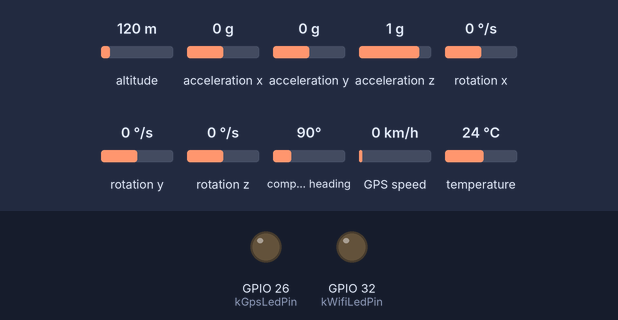
Bench run of a sketch on a simulated ESP32. Shown: output pins drawn as LEDs (lit = HIGH). Dashed ring = blinking. Inputs (shaded band) come from the test bench; at power-on: altitude 120 m, acceleration x 0 g, acceleration y 0 g, acceleration z 1 g, rotation x 0 °/s, rotation y 0 °/s, rotation z 0 °/s, compass heading 90°, GPS speed 0 km/h, temperature 24 °C. WiFi joins after 1.5 s; servers stay silent unless stated; the GPS gets a fix after 3 s at 37.7749, -122.4194 with 8 satellites; what the sketch prints to the serial monitor is not drawn.

Above: at 0.0 s.
At 2.17 s:
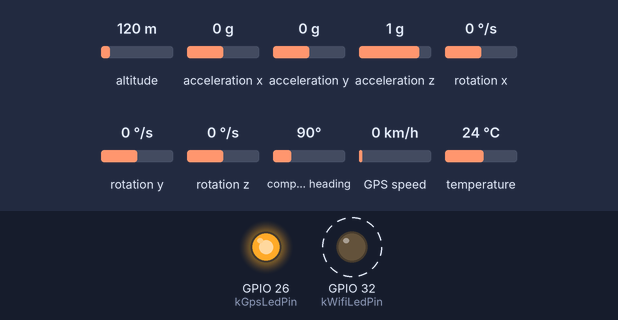
At 2.8 s:
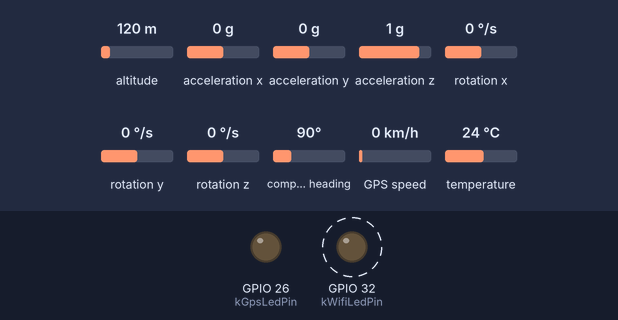
Timing chart, 0 to 42.0 s (numbered marks = the images above):
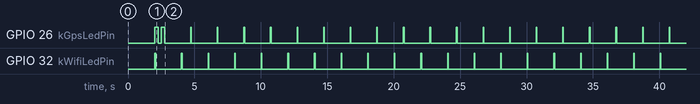

The sketch:

esp32_gps_udp_feed.ino
```cpp
#include <Adafruit_MPU6050.h>
#include <Adafruit_Sensor.h>
#include <TinyGPSPlus.h>
#include <WiFi.h>
#include <WiFiUdp.h>
#include <Wire.h>

namespace {

constexpr char kWifiSsid[] = "YOUR_WIFI_SSID";
constexpr char kWifiPassword[] = "YOUR_WIFI_PASSWORD";
const IPAddress kReceiverIp(192, 168, 0, 70);
constexpr uint16_t kReceiverPort = 5514;

constexpr uint8_t kGpsRxPin = 16;
constexpr uint8_t kGpsTxPin = 17;
constexpr uint32_t kGpsBaud = 9600;
constexpr uint8_t kI2cSdaPin = 21;
constexpr uint8_t kI2cSclPin = 22;
constexpr uint8_t kMpu6050Address = 0x68;
constexpr uint8_t kWifiLedPin = 32;
constexpr uint8_t kGpsLedPin = 26;

constexpr uint32_t kFixPublishIntervalMs = 1000;
constexpr uint32_t kNoFixPublishIntervalMs = 5000;
constexpr uint32_t kImuPublishIntervalMs = 500;
// Searching: 250ms fast blink. Acquired: 50ms flash every 2s (heartbeat).
constexpr uint32_t kLedSearchOnMs = 250;
constexpr uint32_t kLedSearchOffMs = 250;
constexpr uint32_t kLedHeartbeatOnMs = 50;
constexpr uint32_t kLedHeartbeatOffMs = 1950;
constexpr uint32_t kWifiRetryDelayMs = 500;
constexpr char kGpsSourceName[] = "gps-test-feed";
constexpr char kImuSourceName[] = "imu-test-feed";
constexpr char kSourceSession[] = "esp32-gps-bench";

TinyGPSPlus gps;
TinyGPSCustom gpggaFixQuality(gps, "GPGGA", 6);
TinyGPSCustom gnggaFixQuality(gps, "GNGGA", 6);
Adafruit_MPU6050 mpu;
HardwareSerial gpsSerial(2);
WiFiUDP udp;

uint32_t gpsSequenceNumber = 0;
uint32_t imuSequenceNumber = 0;
uint32_t lastFixPublishMs = 0;
uint32_t lastNoFixPublishMs = 0;
uint32_t lastImuPublishMs = 0;
uint32_t lastWifiLedToggleMs = 0;
uint32_t lastGpsLedToggleMs = 0;
char deviceId[13] = {};
bool imuAvailable = false;
bool wifiLedState = false;
bool gpsLedState = false;

String currentIsoTimestampOrNull() {
  if (!gps.date.isValid() || !gps.time.isValid()) {
    return "null";
  }

  char buffer[32];
  snprintf(
      buffer,
      sizeof(buffer),
      "\"%04d-%02d-%02dT%02d:%02d:%02dZ\"",
      gps.date.year(),
      gps.date.month(),
      gps.date.day(),
      gps.time.hour(),
      gps.time.minute(),
      gps.time.second());
  return String(buffer);
}

double currentHdopOrNaN() {
  if (!gps.hdop.isValid()) {
    return NAN;
  }
  return gps.hdop.hdop();
}

double currentAltitudeOrNaN() {
  if (!gps.altitude.isValid()) {
    return NAN;
  }
  return gps.altitude.meters();
}

double currentSpeedOrNaN() {
  if (!gps.speed.isValid()) {
    return NAN;
  }
  return gps.speed.kmph();
}

double currentCourseOrNaN() {
  if (!gps.course.isValid()) {
    return NAN;
  }
  return gps.course.deg();
}

int currentFixQuality(bool hasFix) {
  if (!hasFix) {
    return 0;
  }
  const char* gnggaValue = gnggaFixQuality.value();
  if (gnggaValue[0] != '\0') {
    return atoi(gnggaValue);
  }
  const char* gpggaValue = gpggaFixQuality.value();
  if (gpggaValue[0] != '\0') {
    return atoi(gpggaValue);
  }
  return 1;
}

String jsonNumberOrNull(double value, uint8_t decimals) {
  if (isnan(value)) {
    return "null";
  }
  return String(value, static_cast<unsigned int>(decimals));
}

String buildGpsPayload(bool hasFix) {
  const int fixQuality = currentFixQuality(hasFix);
  const uint32_t satellites = gps.satellites.isValid() ? gps.satellites.value() : 0;
  const double latitude = hasFix ? gps.location.lat() : NAN;
  const double longitude = hasFix ? gps.location.lng() : NAN;
  const double altitude = hasFix ? currentAltitudeOrNaN() : NAN;
  const double speed = hasFix ? currentSpeedOrNaN() : NAN;
  const double course = hasFix ? currentCourseOrNaN() : NAN;

  String payload;
  payload.reserve(384);
  payload += "{";
  payload += "\"source\":\"";
  payload += kGpsSourceName;
  payload += "\",";
  payload += "\"source_session\":\"";
  payload += kSourceSession;
  payload += "\",";
  payload += "\"device_id\":\"";
  payload += deviceId;
  payload += "\",";
  payload += "\"message_type\":\"telemetry\",";
  payload += "\"sequence\":";
  payload += String(gpsSequenceNumber++);
  payload += ",";
  payload += "\"captured_at\":";
  payload += currentIsoTimestampOrNull();
  payload += ",";
  payload += "\"has_fix\":";
  payload += hasFix ? "true" : "false";
  payload += ",";
  payload += "\"fix_quality\":";
  payload += String(fixQuality);
  payload += ",";
  payload += "\"satellites\":";
  payload += String(satellites);
  payload += ",";
  payload += "\"latitude\":";
  payload += jsonNumberOrNull(latitude, 6);
  payload += ",";
  payload += "\"longitude\":";
  payload += jsonNumberOrNull(longitude, 6);
  payload += ",";
  payload += "\"altitude_m\":";
  payload += jsonNumberOrNull(altitude, 2);
  payload += ",";
  payload += "\"ground_speed_kph\":";
  payload += jsonNumberOrNull(speed, 2);
  payload += ",";
  payload += "\"heading_deg\":";
  payload += jsonNumberOrNull(course, 2);
  payload += ",";
  payload += "\"hdop\":";
  payload += jsonNumberOrNull(currentHdopOrNaN(), 2);
  payload += ",";
  payload += "\"wifi_rssi_dbm\":";
  payload += String(WiFi.RSSI());
  payload += ",";
  payload += "\"uptime_ms\":";
  payload += String(millis());
  payload += "}";
  return payload;
}

String buildImuPayload() {
  sensors_event_t accel;
  sensors_event_t gyro;
  sensors_event_t temp;
  mpu.getEvent(&accel, &gyro, &temp);

  String payload;
  payload.reserve(448);
  payload += "{";
  payload += "\"source\":\"";
  payload += kImuSourceName;
  payload += "\",";
  payload += "\"source_session\":\"";
  payload += kSourceSession;
  payload += "\",";
  payload += "\"device_id\":\"";
  payload += deviceId;
  payload += "\",";
  payload += "\"message_type\":\"imu\",";
  payload += "\"sequence\":";
  payload += String(imuSequenceNumber++);
  payload += ",";
  payload += "\"captured_at\":";
  payload += currentIsoTimestampOrNull();
  payload += ",";
  payload += "\"accel_m_s2\":{";
  payload += "\"x\":";
  payload += jsonNumberOrNull(accel.acceleration.x, 3);
  payload += ",\"y\":";
  payload += jsonNumberOrNull(accel.acceleration.y, 3);
  payload += ",\"z\":";
  payload += jsonNumberOrNull(accel.acceleration.z, 3);
  payload += "},";
  payload += "\"gyro_rad_s\":{";
  payload += "\"x\":";
  payload += jsonNumberOrNull(gyro.gyro.x, 3);
  payload += ",\"y\":";
  payload += jsonNumberOrNull(gyro.gyro.y, 3);
  payload += ",\"z\":";
  payload += jsonNumberOrNull(gyro.gyro.z, 3);
  payload += "},";
  payload += "\"temperature_c\":";
  payload += jsonNumberOrNull(temp.temperature, 2);
  payload += ",";
  payload += "\"wifi_rssi_dbm\":";
  payload += String(WiFi.RSSI());
  payload += ",";
  payload += "\"uptime_ms\":";
  payload += String(millis());
  payload += "}";
  return payload;
}

void publishPacket(const String& payload) {
  udp.beginPacket(kReceiverIp, kReceiverPort);
  udp.write(reinterpret_cast<const uint8_t*>(payload.c_str()), payload.length());
  udp.endPacket();
}

void publishGpsPacket(bool hasFix) {
  publishPacket(buildGpsPayload(hasFix));
}

void publishImuPacket() {
  if (!imuAvailable) {
    return;
  }
  publishPacket(buildImuPayload());
}

void connectWifi() {
  if (WiFi.status() == WL_CONNECTED) {
    return;
  }

  WiFi.mode(WIFI_STA);
  WiFi.begin(kWifiSsid, kWifiPassword);
  Serial.print("Connecting to WiFi");
  while (WiFi.status() != WL_CONNECTED) {
    delay(kWifiRetryDelayMs);
    Serial.print(".");
  }
  Serial.println();
  Serial.print("WiFi connected, IP=");
  Serial.println(WiFi.localIP());
}

void ensureWifi() {
  if (WiFi.status() == WL_CONNECTED) {
    return;
  }
  Serial.println("WiFi dropped, reconnecting");
  WiFi.disconnect();
  connectWifi();
}

void initImu() {
  imuAvailable = mpu.begin(kMpu6050Address, &Wire);
  if (!imuAvailable) {
    Serial.println("MPU-6050 init failed");
    return;
  }

  mpu.setAccelerometerRange(MPU6050_RANGE_8_G);
  mpu.setGyroRange(MPU6050_RANGE_500_DEG);
  mpu.setFilterBandwidth(MPU6050_BAND_21_HZ);
  Serial.println("MPU-6050 online");
}

void updateLeds(bool hasFix) {
  const uint32_t now = millis();

  const bool wifiUp = WiFi.status() == WL_CONNECTED;
  const uint32_t wifiPeriod =
      wifiLedState ? (wifiUp ? kLedHeartbeatOnMs : kLedSearchOnMs)
                   : (wifiUp ? kLedHeartbeatOffMs : kLedSearchOffMs);
  if (now - lastWifiLedToggleMs >= wifiPeriod) {
    wifiLedState = !wifiLedState;
    digitalWrite(kWifiLedPin, wifiLedState ? HIGH : LOW);
    lastWifiLedToggleMs = now;
  }

  const uint32_t gpsPeriod =
      gpsLedState ? (hasFix ? kLedHeartbeatOnMs : kLedSearchOnMs)
                  : (hasFix ? kLedHeartbeatOffMs : kLedSearchOffMs);
  if (now - lastGpsLedToggleMs >= gpsPeriod) {
    gpsLedState = !gpsLedState;
    digitalWrite(kGpsLedPin, gpsLedState ? HIGH : LOW);
    lastGpsLedToggleMs = now;
  }
}

}  // namespace

void setup() {
  Serial.begin(115200);
  delay(500);

  pinMode(kWifiLedPin, OUTPUT);
  pinMode(kGpsLedPin, OUTPUT);
  digitalWrite(kWifiLedPin, LOW);
  digitalWrite(kGpsLedPin, LOW);

  uint64_t mac = ESP.getEfuseMac();
  snprintf(
      deviceId,
      sizeof(deviceId),
      "%04X%08X",
      static_cast<uint16_t>(mac >> 32),
      static_cast<uint32_t>(mac));

  Wire.begin(kI2cSdaPin, kI2cSclPin);
  gpsSerial.begin(kGpsBaud, SERIAL_8N1, kGpsRxPin, kGpsTxPin);
  connectWifi();
  udp.begin(0);
  initImu();

  Serial.print("Device ID: ");
  Serial.println(deviceId);
  Serial.println("Waiting for GPS sentences");
}

void loop() {
  ensureWifi();

  while (gpsSerial.available() > 0) {
    gps.encode(gpsSerial.read());
  }

  const uint32_t now = millis();
  const bool hasFix =
      gps.location.isValid() && gps.location.age() < 2000 && gps.date.isValid() && gps.time.isValid();

  if (imuAvailable && now - lastImuPublishMs >= kImuPublishIntervalMs) {
    publishImuPacket();
    lastImuPublishMs = now;
  }

  if (hasFix && now - lastFixPublishMs >= kFixPublishIntervalMs) {
    publishGpsPacket(true);
    lastFixPublishMs = now;
    lastNoFixPublishMs = now;
  }

  if (!hasFix && now - lastNoFixPublishMs >= kNoFixPublishIntervalMs) {
    publishGpsPacket(false);
    lastNoFixPublishMs = now;
  }

  updateLeds(hasFix);
}
```

Measured:
- by itself, GPIO 26 (kGpsLedPin): goes HIGH 0.25 s, LOW 0.25 s, HIGH 0.25 s, 19 × (LOW 2.0 s, HIGH 0.05 s), then LOW
- by itself, GPIO 32 (kWifiLedPin): alternates HIGH for 0.05 s and LOW for 2.0 s
